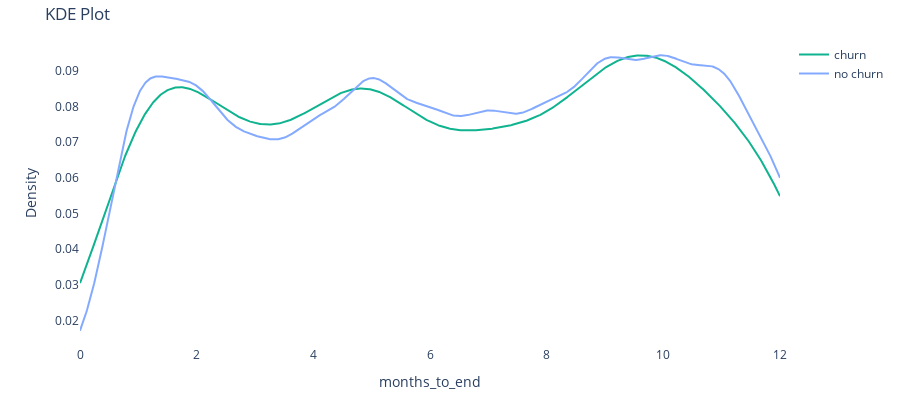

The cell this chart's notebook holds for it:
### Code cell
plot_kde(df, 'months_to_end', max = 12)

### Figure 1 — Plotly figure (JSON) as saved in the notebook; plotly's stock layout.template omitted (floating-point values rounded to 4 significant figures; data arrays with more than 128 entries replaced by an {"elided": "..."} marker saying what was removed)
{"data": [{"line": {"color": "#10b38f", "width": 2}, "mode": "lines", "name": "churn", "type": "scatter", "x": {"elided": "1000 float values"}, "y": {"elided": "1000 float values"}}, {"line": {"color": "#84aaff", "width": 2}, "mode": "lines", "name": "no churn", "type": "scatter", "x": {"elided": "1000 float values"}, "y": {"elided": "1000 float values"}}], "layout": {"height": 400, "margin": {"b": 30, "t": 40}, "paper_bgcolor": "rgba(0,0,0,0)", "plot_bgcolor": "rgba(0,0,0,0)", "title": {"text": "KDE Plot"}, "xaxis": {"title": {"text": "months_to_end"}}, "yaxis": {"title": {"text": "Density"}}}}
